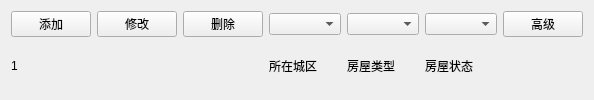
         <widget class="QWidget" name="widget_3" native="true">
          <layout class="QGridLayout" name="gridLayout_8">
           <item row="0" column="0">
            <widget class="QPushButton" name="addPushButton_1">
             <property name="text">
              <string>添加</string>
             </property>
             <property name="icon">
              <iconset resource="main.qrc">
               <normaloff>:/images/add.png</normaloff>:/images/add.png</iconset>
             </property>
             <property name="iconSize">
              <size>
               <width>16</width>
               <height>16</height>
              </size>
             </property>
            </widget>
           </item>
           <item row="0" column="1">
            <widget class="QPushButton" name="modifyPushButton_1">
             <property name="text">
              <string>修改</string>
             </property>
             <property name="icon">
              <iconset resource="main.qrc">
               <normaloff>:/images/modify.png</normaloff>:/images/modify.png</iconset>
             </property>
             <property name="iconSize">
              <size>
               <width>16</width>
               <height>16</height>
              </size>
             </property>
            </widget>
           </item>
           <item row="0" column="2">
            <widget class="QPushButton" name="deletePushButton_1">
             <property name="text">
              <string>删除</string>
             </property>
             <property name="icon">
              <iconset resource="main.qrc">
               <normaloff>:/images/delete.png</normaloff>:/images/delete.png</iconset>
             </property>
             <property name="iconSize">
              <size>
               <width>16</width>
               <height>16</height>
              </size>
             </property>
            </widget>
           </item>
           <item row="0" column="3">
            <widget class="QComboBox" name="chengquComboBox_1"/>
           </item>
           <item row="0" column="4">
            <widget class="QComboBox" name="fangwuLeixingComboBox_1"/>
           </item>
           <item row="0" column="5">
            <widget class="QComboBox" name="fangwuZhuangtaiComboBox_1"/>
           </item>
           <item row="0" column="6">
            <widget class="QPushButton" name="advPushButton_1">
             <property name="text">
              <string>高级</string>
             </property>
             <property name="icon">
              <iconset resource="main.qrc">
               <normaloff>:/images/renwuguanli.png</normaloff>:/images/renwuguanli.png</iconset>
             </property>
             <property name="iconSize">
              <size>
               <width>16</width>
               <height>16</height>
              </size>
             </property>
            </widget>
           </item>
           <item row="1" column="3">
            <widget class="QLabel" name="label_8">
             <property name="text">
              <string>所在城区</string>
             </property>
            </widget>
           </item>
           <item row="1" column="4">
            <widget class="QLabel" name="label_9">
             <property name="text">
              <string>房屋类型</string>
             </property>
            </widget>
           </item>
           <item row="1" column="5">
            <widget class="QLabel" name="label_10">
             <property name="text">
              <string>房屋状态</string>
             </property>
            </widget>
           </item>
           <item row="1" column="0">
            <widget class="QLabel" name="label_74">
             <property name="text">
              <string>1</string>
             </property>
            </widget>
           </item>
          </layout>
         </widget>
